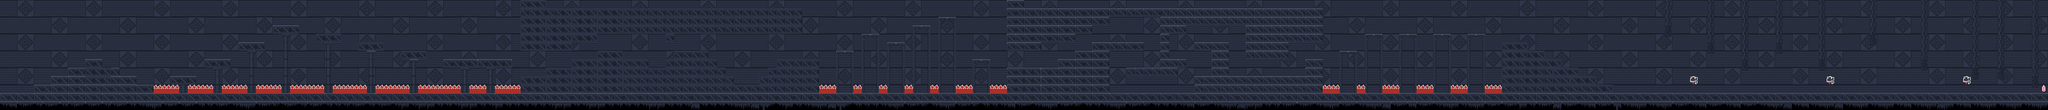

The image is a tile-based game level rendered from a .tmx file. Its description and source (layers, tilesets, objects; grid data summarised) follow:
An orthogonal 240x13 tile map with 16x16 px tiles, 3 tile layers (Background Color, Graphic Layer, deco), 2 tilesets and 125 objects.

<map version="1.2" tiledversion="1.2.0" orientation="orthogonal" renderorder="right-down" width="240" height="13" tilewidth="16" tileheight="16" infinite="0" nextlayerid="16" nextobjectid="438">
 <tileset firstgid="1" source="dark.tsx" />
 <tileset firstgid="925" source="industrial.v2.tsx" />
 <layer id="1" name="Background Color" width="240" height="13">
  <data>[3120 cells, 3120 non-empty, 15 distinct tile ids]</data>
 </layer>
 <layer id="2" name="Graphic Layer" width="240" height="13">
  <data>[3120 cells, 1058 non-empty, 16 distinct tile ids]</data>
 </layer>
 <layer id="10" name="deco" width="240" height="13">
  <data>[3120 cells, 84 non-empty, 4 distinct tile ids]</data>
 </layer>
 <objectgroup id="3" name="Ground" visible="0">
  <object id="194" x="976" y="16" width="528" height="48" />
  <object id="195" x="976" y="64" width="96" height="32" />
  <object id="196" x="1072" y="64" width="48" height="16" />
  <object id="197" x="976" y="144" width="48" height="32" />
  <object id="198" x="1024" y="128" width="48" height="48" />
  <object id="200" x="1072" y="112" width="48" height="64" />
  <object id="201" x="1120" y="96" width="48" height="80" />
  <object id="202" x="1168" y="112" width="48" height="64" />
  <object id="203" x="1216" y="128" width="32" height="48" />
  <object id="204" x="1248" y="112" width="16" height="64" />
  <object id="205" x="1264" y="96" width="64" height="80" />
  <object id="206" x="1328" y="112" width="16" height="64" />
  <object id="207" x="1344" y="128" width="16" height="48" />
  <object id="209" x="1360" y="144" width="16" height="32" />
  <object id="210" x="1376" y="160" width="48" height="16" />
  <object id="211" x="1424" y="144" width="16" height="32" />
  <object id="212" x="1440" y="128" width="16" height="48" />
  <object id="214" x="1456" y="112" width="80" height="64" />
  <object id="215" x="0" y="176" width="976" />
  <object id="216" x="1536" y="176" width="352" />
  <object id="217" x="1888" y="128" width="96" height="48" />
  <object id="218" x="1568" y="96" width="32" height="80" />
  <object id="219" x="1616" y="64" width="32" height="112" />
  <object id="221" x="1664" y="80" width="32" height="96" />
  <object id="222" x="1712" y="48" width="32" height="128" />
  <object id="223" x="1760" y="32" width="32" height="144" />
  <object id="224" x="1824" y="112" width="32" height="64" />
  <object id="225" x="1984" y="112" width="32" height="64" />
  <object id="227" x="2016" y="96" width="32" height="80" />
  <object id="228" x="2080" y="176" width="144" />
  <object id="229" x="2224" y="176" width="16" />
  <object id="230" x="2048" y="80" width="32" height="96" />
  <object id="231" x="2080" y="80" width="64" height="16" />
  <object id="232" x="1888" y="16" width="64" height="80" />
  <object id="233" x="1952" y="16" width="64" height="64" />
  <object id="234" x="2016" y="16" width="32" height="48" />
  <object id="235" x="2048" y="16" width="32" height="32" />
  <object id="236" x="2080" y="16" width="96" height="16" />
  <object id="237" x="2112" y="128" width="96" height="16" />
  <object id="238" x="2176" y="16" width="304" height="32" />
  <object id="239" x="2176" y="48" width="48" height="16" />
  <object id="240" x="2176" y="64" width="16" height="64" />
  <object id="241" x="2192" y="112" width="32" height="16" />
  <object id="242" x="2240" y="80" width="64" height="16" />
  <object id="243" x="2272" y="96" width="32" height="48" />
  <object id="244" x="64" y="160" width="224" height="16" />
  <object id="245" x="96" y="144" width="160" height="16" />
  <object id="246" x="128" y="128" width="96" height="16" />
  <object id="247" x="160" y="112" width="32" height="16" />
  <object id="248" x="320" y="144" width="48" height="16" />
  <object id="253" x="336" y="160" width="16" height="16" />
  <object id="254" x="384" y="112" width="48" height="16" />
  <object id="255" x="400" y="128" width="16" height="48" />
  <object id="256" x="448" y="80" width="48" height="16" />
  <object id="257" x="464" y="96" width="16" height="80" />
  <object id="258" x="512" y="48" width="48" height="16" />
  <object id="259" x="528" y="64" width="16" height="112" />
  <object id="260" x="592" y="64" width="48" height="16" />
  <object id="261" x="608" y="80" width="16" height="96" />
  <object id="262" x="672" y="80" width="48" height="16" />
  <object id="263" x="688" y="96" width="16" height="80" />
  <object id="264" x="752" y="96" width="48" height="16" />
  <object id="265" x="768" y="112" width="16" height="64" />
  <object id="266" x="832" y="112" width="128" height="16" />
  <object id="267" x="864" y="128" width="16" height="48" />
  <object id="268" x="912" y="128" width="16" height="48" />
  <object id="269" x="1248" y="64" width="16" height="16" />
  <object id="270" x="2240" y="144" width="240" height="32" />
  <object id="271" x="2448" y="112" width="32" height="32" />
  <object id="272" x="2336" y="48" width="80" height="64" />
  <object id="273" x="2416" y="48" width="64" height="32" />
  <object id="274" x="2512" y="96" width="32" height="80" />
  <object id="275" x="2560" y="64" width="32" height="112" />
  <object id="276" x="2480" y="176" width="1359.67" />
  <object id="277" x="2624" y="64" width="32" height="112" />
  <object id="278" x="2688" y="64" width="32" height="112" />
  <object id="279" x="2752" y="64" width="32" height="112" />
  <object id="281" x="2816" y="80" width="48" height="96" />
  <object id="282" x="2864" y="96" width="32" height="80" />
  <object id="283" x="2896" y="112" width="32" height="64" />
  <object id="284" x="2928" y="128" width="32" height="48" />
  <object id="285" x="2960" y="144" width="32" height="32" />
  <object id="286" x="2992" y="160" width="32" height="16" />
  <object id="287" x="0" y="0" height="176" />
  <object id="288" x="0" y="0" width="3839.75" />
  <object id="289" x="3840" y="0" height="176" />
  <object id="292" x="976" y="0" height="16" />
  <object id="293" x="1504" y="0" height="16" />
  <object id="294" x="1888" y="0" height="16" />
  <object id="295" x="2480" y="0" height="16" />
 </objectgroup>
 <objectgroup id="12" name="Enemy" visible="0">
  <object id="317" x="1376" y="144" width="16" height="16" />
  <object id="319" x="2368" y="128" width="16" height="16" />
  <object id="330" x="2416" y="128" width="16" height="16" />
  <object id="333" x="3168" y="160" width="16" height="16" />
  <object id="334" x="3360" y="160" width="16" height="16" />
  <object id="340" x="3264" y="160" width="16" height="16" />
  <object id="341" x="3504" y="160" width="16" height="16" />
  <object id="342" x="3680" y="160" width="16" height="16" />
  <object id="343" x="1280" y="80" width="16" height="16" />
  <object id="415" x="2240" y="128" width="16" height="16" />
 </objectgroup>
 <objectgroup id="13" name="Dead" visible="0">
  <object id="397" x="352" y="160" width="48" height="16" />
  <object id="400" x="416" y="160" width="48" height="16" />
  <object id="402" x="288" y="160" width="48" height="16" />
  <object id="416" x="480" y="160" width="48" height="16" />
  <object id="417" x="544" y="160" width="64" height="16" />
  <object id="418" x="624" y="160" width="64" height="16" />
  <object id="419" x="704" y="160" width="64" height="16" />
  <object id="420" x="784" y="160" width="80" height="16" />
  <object id="422" x="928" y="160" width="48" height="16" />
 </objectgroup>
 <objectgroup id="14" name="Dead2" visible="0">
  <object id="407" x="3424" y="144" width="16" height="16" />
  <object id="408" x="3168" y="144" width="16" height="16" />
  <object id="423" x="1536" y="160" width="32" height="16" />
  <object id="424" x="1600" y="160" width="16" height="16" />
  <object id="425" x="1648" y="160" width="16" height="16" />
  <object id="426" x="1696" y="160" width="16" height="16" />
  </objectgroup>
</map>
<!-- 10 of 125 objects omitted -->
